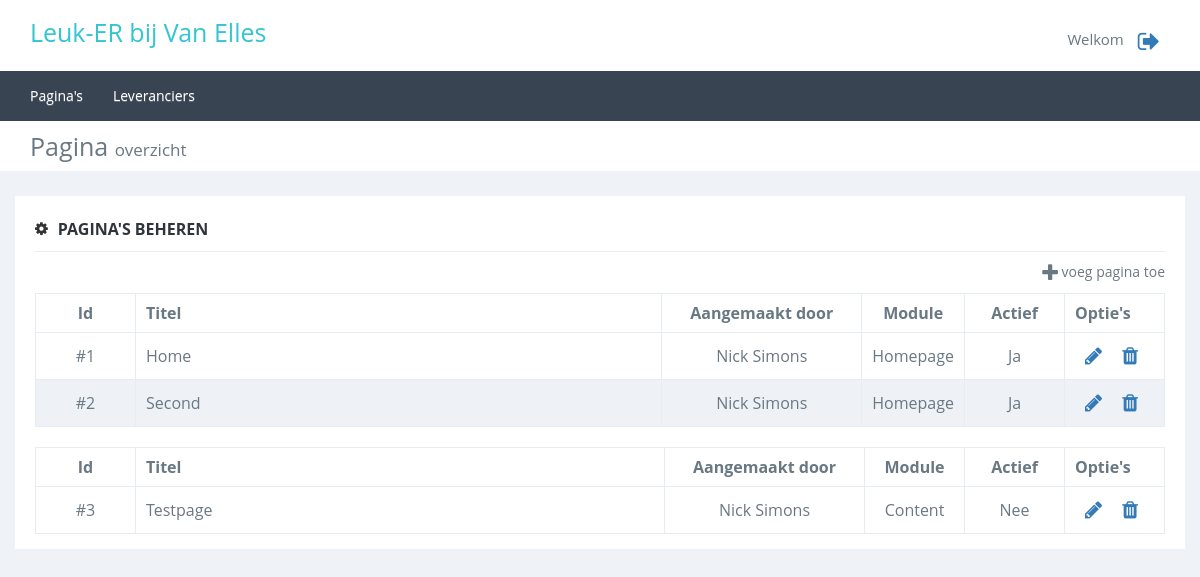
/admin/dashboard.php (signed in), run on an earlier commit of the app's database.
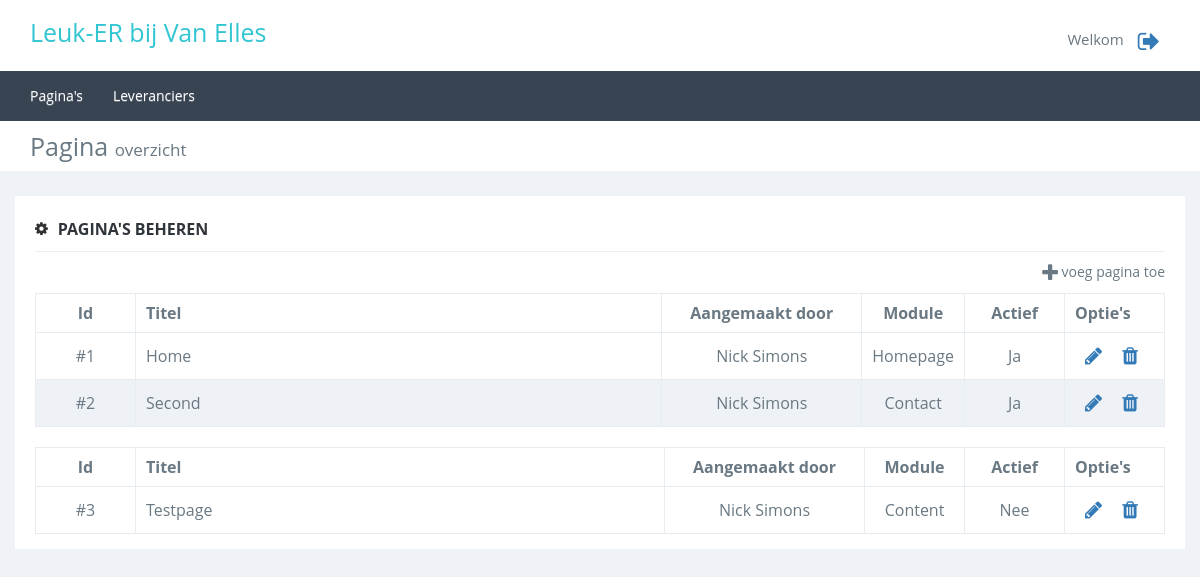
And on a later commit of the database.
### tables this page shows
CREATE TABLE `page` (
  `id` int(11) NOT NULL,
  `pagetitle` varchar(100) NOT NULL,
  `title` varchar(100) DEFAULT NULL,
  `subtitle` varchar(100) DEFAULT NULL,
  `inhoud` mediumtext,
  `description` varchar(2000) DEFAULT NULL,
  `kernwoorden` varchar(100) DEFAULT NULL,
  `active` int(1) DEFAULT NULL COMMENT '1 = actief, 0 = inactief',
  `datum` datetime DEFAULT CURRENT_TIMESTAMP ON UPDATE CURRENT_TIMESTAMP,
  `image` varchar(45) DEFAULT NULL,
  `Module_id` int(11) NOT NULL,
  `user_id` int(11) NOT NULL,
  `url` varchar(50) NOT NULL
);

CREATE TABLE `user` (
  `user_id` int(11) NOT NULL,
  `email` varchar(45) NOT NULL,
  `first_name` varchar(45) DEFAULT NULL,
  `insertion` varchar(45) DEFAULT NULL,
  `last_name` varchar(45) DEFAULT NULL,
  `birthday` datetime DEFAULT NULL,
  `phonenumber` int(12) DEFAULT NULL,
  `city` varchar(45) DEFAULT NULL,
  `address` varchar(45) DEFAULT NULL,
  `zipcode` varchar(45) DEFAULT NULL,
  `role` int(11) NOT NULL DEFAULT '2'
);

CREATE TABLE `Module` (
  `id` int(11) NOT NULL,
  `naam` varchar(45) NOT NULL,
  `path` varchar(45) NOT NULL
);

### admin/classes/page.class.php (called while the page is built, shortened)
<?php
class Page {
    private $_db;
    public function __construct()
    {
        $this->_db = new Connection();
        $this->_db = $this->_db->databaseConnection();
    }
    public function getAllMin($active = 1) {
        try {
            $query = $this->_db->prepare('
                    SELECT p.id id, pagetitle, active, first_name, insertion, last_name, m.naam module
                    FROM page p
                    JOIN user u ON p.user_id = u.user_id
                    JOIN Module m ON p.Module_id = m.id
                    WHERE active = :active;
                ');
            $query->bindValue(":active", $active);
            if($query->execute()) {
                return $content = $query->fetchAll();
            } else {
                return false;
            }
        } catch (PDOexception $e) {
            return false;
        }
    }
}

### admin/classes/connection.class.php (called while the page is built, shortened)
<?php
class Connection {
    public function databaseConnection() {
        try {
            $this->_db = new PDO('mysql:host=localhost;dbname=vanelles', 'root', '');
            return $this->_db;
        } catch (PDOException $e) {
            echo "<h3>Let op</h3>Er is helaas een probleem met het verbinden van de server, probeer het later nog eens.";
            exit;
        }
    }
}

### admin/dashboard.php (the view, shortened to what this page needs)
<div class="content">
    <?php
        include_once('includes/header.php');
        $page = new Page();
        $pageListActive = $page->getAllMin(1);
        $pageLIstInActive = $page->getAllMin(0);
    ?>
    <div class="pagetitel marbot">
        <div class="container">
            <div class="row">
                <div class="col-xs-12">Pagina <span>overzicht</span></div>
            </div>
        </div>
    </div>
    <div class="container">
        <div class="row">
            <div class="col-xs-12 inhoud">
                <div class="titel">
                    <i class="fa fa-cog"></i><span>Pagina's beheren</span>
                </div>
                <div class="row">
                    <div class="col-xs-6"></div>
                    <div class="col-xs-6 text-right"><a href="pagina_toevoegen.php" id="pvt"><i class="fa fa-plus"></i> voeg pagina toe</a></div>
                </div>
                <?php
                if($pageListActive != false) {
                    echo '
                        <table class="maintable" style="margin-bottom: 20px;">
                            <thead>
                                <tr>
                                    <th>Id</th>
                                    <th>Titel</th>
                                    <th>Aangemaakt door</th>
                                    <th>Module</th>
                                    <th>Actief</th>
                                    <th style="width: 100px;">Optie\'s</th>
                                </tr>
                            </thead>
                            <tbody>';
                    foreach($pageListActive as $value) {
                        echo '
                            <tr>
                                <td>#'.$value['id'].'</td>
                                <td>'.$value['pagetitle'].'</td>
                                <td><div>'.$value['first_name']." ". $value['insertion'] . " " . $value['last_name'].'</div></td>
                                <td>'.$value['module'].'</td>
                                <td>Ja</td>
                                <td><a href="pagina_bewerken.php?bewerkid='.$value['id'].'" title="Bewerken" data-id="'.$value['id'].'"><i class="fa fa-pencil"></i></a><a class="confirm" href="dashboard.php?verid='.$value['id'].'" title="Verwijderen" data-id="'.$value['id'].'"><i class="fa fa-trash"></i></a></td>
                            </tr>';
                    }
                    echo '
                            </tbody>
                        </table>';
                }
                if($pageLIstInActive != false) {
                    echo '
                        <table class="maintable">
                            <thead>
                                <tr>
                                    <th>Id</th>
                                    <th>Titel</th>
                                    <th>Aangemaakt door</th>
                                    <th>Module</th>
                                    <th>Actief</th>
                                    <th style="width: 100px;">Optie\'s</th>
                                </tr>
                            </thead>
                            <tbody>';
                    foreach($pageLIstInActive as $value) {
                        echo '
                            <tr>
                                <td>#'.$value['id'].'</td>
                                <td>'.$value['pagetitle'].'</td>
                                <td><div>'.$value['first_name']." ". $value['insertion'] . " " . $value['last_name'].'</div></td>
                                <td>'.$value['module'].'</td>
                                <td>Nee</td>
                                <td><a href="pagina_bewerken.php?bewerkid='.$value['id'].'" title="Bewerken" data-id="'.$value['id'].'"><i class="fa fa-pencil"></i></a><a class="confirm" href="dashboard.php?verid='.$value['id'].'" title="Verwijderen" data-id="'.$value['id'].'"><i class="fa fa-trash"></i></a></td>
                            </tr>';
                    }
                    echo '
                            </tbody>
                        </table>';
                }
                ?>
            </div>
        </div>
    </div>
</div>
</body>
</html>

### admin/includes/header.php (shortened to what this page needs)
<!DOCTYPE html>
<?php
include_once('config.php');
?>
<html lang="en">
<head>
    <link rel="stylesheet" type="text/css" href="css/normalizer.css" />
    <link rel="stylesheet" href="https://maxcdn.bootstrapcdn.com/font-awesome/4.5.0/css/font-awesome.min.css">
    <link rel="stylesheet" href="https://maxcdn.bootstrapcdn.com/bootstrap/3.3.6/css/bootstrap.min.css">
    <link rel="stylesheet" href="https://maxcdn.bootstrapcdn.com/bootstrap/3.3.6/css/bootstrap-theme.min.css">
    <link rel="stylesheet" type="text/css" href="css/main.css" />
</head>
<body>
<header>
    <div class="container">
        <div class="row">
            <div class="col-xs-6">Leuk-ER bij Van Elles</div>
            <div class="col-xs-6 text-right"><?php echo 'Welkom ' . $user->getUserName(); ?><a href="?uitloggen=true" title="Uitloggen" class="uitloggen"><i class="fa fa-sign-out"></i></a></div>
        </div>
    </div>
</header>
<nav>
    <div class="container">
        <div class="row">
            <div class="col-xs-12">
                <ul class="nav navbar-nav">
                    <li><a href="dashboard.php">Pagina's</a></li>
                    <li><a href="leverancier_overzicht.php">Leveranciers</a></li>
                </ul>
            </div>
        </div>
    </div>
</nav>

### admin/css/main.css (style rules this page uses)
body, h1, h2, h3, h4, h5, h6 { font-family: "Open Sans",sans-serif; }
a, button, code, div, img, input, label, li, p, pre, select, span, svg, table, td, textarea, th, ul { -webkit-border-radius: 0!important; -moz-border-radius: 0!important; border-radius: 0!important; }
body { background-color: #EFF3F8; color: #697882 }
header { height: 71px; width: 100%; background-color: #fff; position: fixed; top: 0; z-index: 99; }
header .col-xs-6:nth-child(1) { color: #32c5d2; font-size: 25px; padding-top: 15px; }
header .col-xs-6:nth-child(2) { font-size: 15px; padding-top: 24px; }
nav { height: 50px; width: 100%; background-color: #384452; position: fixed; top: 71px; padding: 0;z-index: 99; }
nav .container { padding: 0; }
nav a { color: #fff; text-shadow: none; }
.marbot { margin-bottom: 25px; }
.uitloggen { font-size: 24px; vertical-align: middle; padding: 10px; }
.content { margin-top: 121px; }
.content .pagetitel { background-color: #fff; height: 50px; font-size: 25px; }
.content .pagetitel .col-xs-12 { padding-top: 8px; }
.content .pagetitel span { font-size: 17px; }
.content .inhoud { padding: 12px 20px 15px; background-color: #fff; }
.content .inhoud .titel { border-bottom: 1px solid #eee; margin-bottom: 10px; font-family: "Open Sans",sans-serif; color: #333; font-size: 14px; padding: 10px 0; }
.content .inhoud .titel i { font-size: 15px; font-weight: 300; margin-top: 3px; float: left; display: inline-block; margin-right: 10px; }
.content .inhoud .titel span { font-weight: 700; text-transform: uppercase; color: #2f353b!important; font-size: 16px; }
.content #pvt { padding-bottom: 10px; display: inline-block; color: #697882; text-decoration: none; border: none; background: none; }
.content #pvt i { font-size: 20px; vertical-align: middle; }
.maintable { width: 100%; }
.maintable td, .maintable th { padding: 8px 10px; border: 1px solid #e7ecf1; }
.maintable tr td:nth-child(1), .maintable tr th:nth-child(1) { text-align: center; width: 100px; }
.maintable tr td:nth-child(3), .maintable tr th:nth-child(3) { text-align: center; width: 200px; }
.maintable tr td:nth-child(4), .maintable tr th:nth-child(4) { text-align: center; width: 100px; }
.maintable tr td:nth-child(5), .maintable tr th:nth-child(5) { text-align: center; width: 100px; }
.maintable tr td i { padding: 5px 10px; font-size: 20px; }
.maintable tr:nth-child(even) td { background-color: #eef1f5; }
@media all and (min-width: 778px) { .navbar-nav { display: block!important; } }

What changed in the data, as far as the page shows it:
changed page "Second": Module.naam "Homepage" → "Contact"
